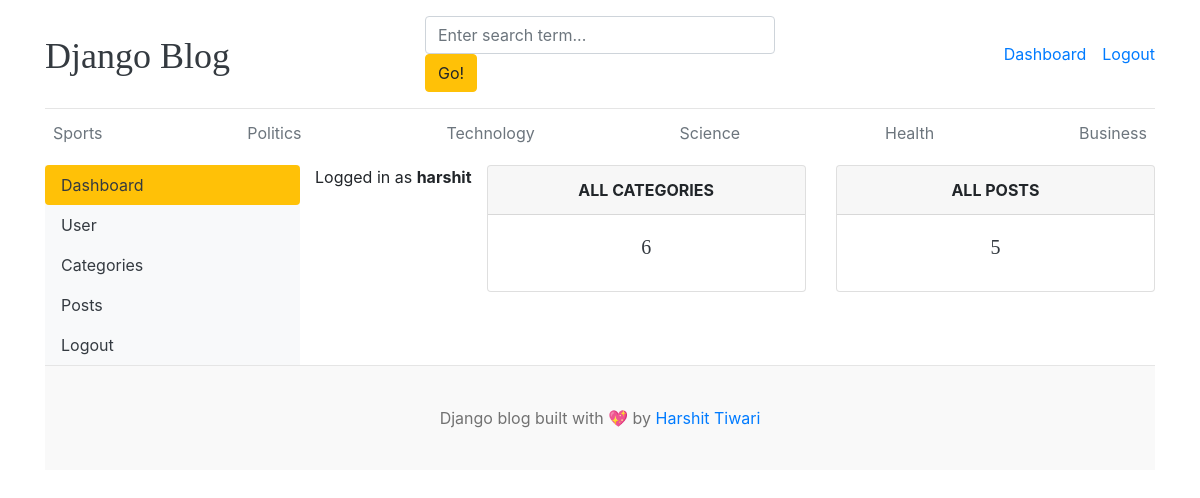
Page /dashboard/ (signed in) on the earlier database version.
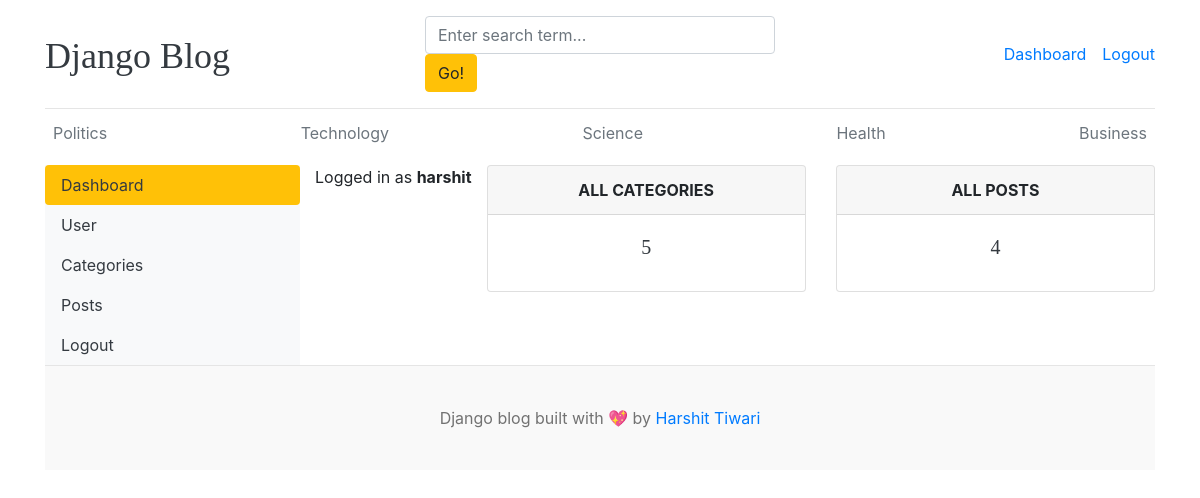
Same page on the later database version.
### blogs/models.py (models this page shows, shortened)
class Category(models.Model):
    category_name = models.CharField(max_length=50, unique=True)
    created_at = models.DateTimeField(auto_now_add=True)
    updated_at = models.DateTimeField(auto_now=True)
    class Meta:
        verbose_name_plural = 'categories'

### dashboards/views.py (the view)
# urls.py: path('dashboard/', include('dashboards.urls')),
@login_required(login_url='login')
def dashboard(request):
    category_count = Category.objects.all().count()
    blogs_count = Blog.objects.all().count()
    context = {
        'category_count' : category_count,
        'blogs_count' : blogs_count,
    }
    return render(request, 'dashboard/dashboard.html', context)

### blogs/context_processors.py (called while the page is built)
def get_categories(request):
    categories = Category.objects.all()
    return dict(categories=categories)

def get_social_links(request):
    social_links = SocialLink.objects.all()
    return dict(social_links=social_links)

### templates/dashboard/dashboard.html
{% extends 'base.html' %}
{% block content %}
<div class="row">
    {% include 'dashboard/sidebar.html' %}
     <div class="col-md-9">
        <div class="row">
            <span>Logged in as <b>{{ user }}</b></span>
            <div class="col">
                <div class="card border-default mb-3">
                    <div class="card-header text-center text-uppercase font-weight-bold">All Categories</div>
                    <div class="card-body text-dark">
                        <h5 class="card-title text-center">{{ category_count }}</h5>
                    </div>
                </div>
            </div>
             <div class="col">
                <div class="card border-default mb-3">
                    <div class="card-header text-center text-uppercase font-weight-bold">All Posts</div>
                    <div class="card-body text-dark">
                        <h5 class="card-title text-center">{{ blogs_count }}</h5>
                    </div>
                </div>
            </div>
        </div>
     </div>
</div>
{% endblock %}

### templates/base.html (shortened to what this page needs)
{% load static %}
<!DOCTYPE html>
<html lang="en">
<head>
    <link href="https://getbootstrap.com/docs/4.0/dist/css/bootstrap.min.css" rel="stylesheet">
    <link href="{% static 'css/blog.css' %}" rel="stylesheet">
    <link rel="stylesheet" href="https://cdnjs.cloudflare.com/ajax/libs/font-awesome/4.7.0/css/font-awesome.min.css">
</head>
<body>
    <div class="container">
        <header class="blog-header py-3">
            <div class="row flex-nowrap justify-content-between align-items-center">
                <div class="col-4 pt-1">
                    <a class="blog-header-logo text-dark" href="/">Django Blog</a>
                </div>
                <div class="col-4">
                    <form action="{% url 'search' %}" method="GET">
                        <input class="form-control" type="text" name="keyword" value="{{keyword}}" placeholder="Enter search term..." aria-label="Enter search term..." aria-describedby="button-search" />
                        <button type="submit" class="btn btn-warning" id="button-search" type="button">Go!</button>
                    </form>
                </div>
                <div class="col-4 d-flex justify-content-end align-items-center">
                    {% if not user.is_authenticated %}
                    <a class="btn btn-sm btn-warning" href="{% url 'login' %}">Login</a> &nbsp;
                    <a class="btn btn-sm btn-outline-secondary" href="{% url 'register' %}">Register</a>
                    {% else %}
                    <span><a href="{% url 'dashboard' %}">Dashboard</a></span>
                    <span><a href="{% url 'logout' %}">Logout</a></span>
                    {% endif %}
                </div>
            </div>
        </header>
        <div class="nav-scroller py-1 mb-2">
            <nav class="nav d-flex justify-content-between">
                {% for cat in categories %}
                <a class="p-2 text-muted" href="{% url 'posts_by_category' cat.id %}">{{ cat.category_name }}</a>
                {% endfor %}
        </div>
{% block content %}
{% endblock %}
 <footer class="blog-footer">
        <p>Django blog built with 💖 by <a href="#">Harshit Tiwari</a></p>
    </footer>
</body>
</html>

Differences in the rows shown:
removed Category: category_name "Sports"
Other differences:
{{ category_count }}: "6" → "5"
{{ blogs_count }}: "5" → "4"
